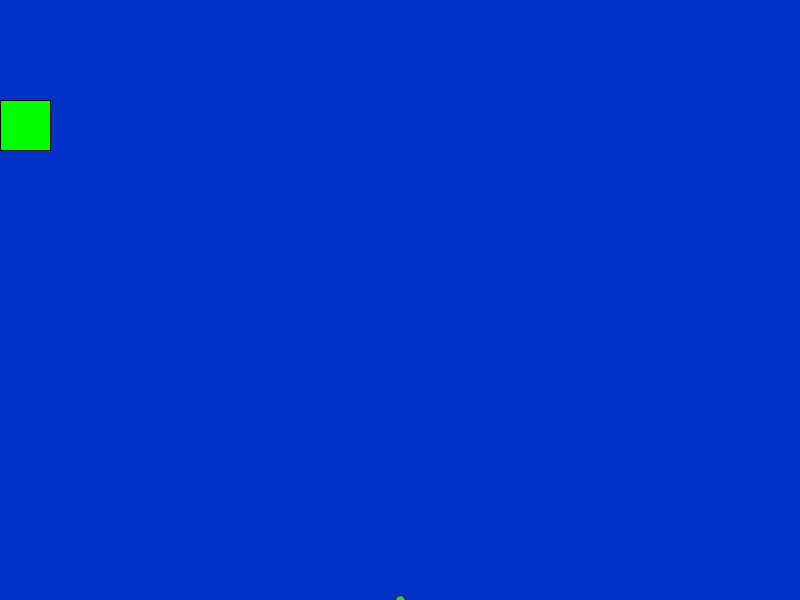
Frame 1 (no input)
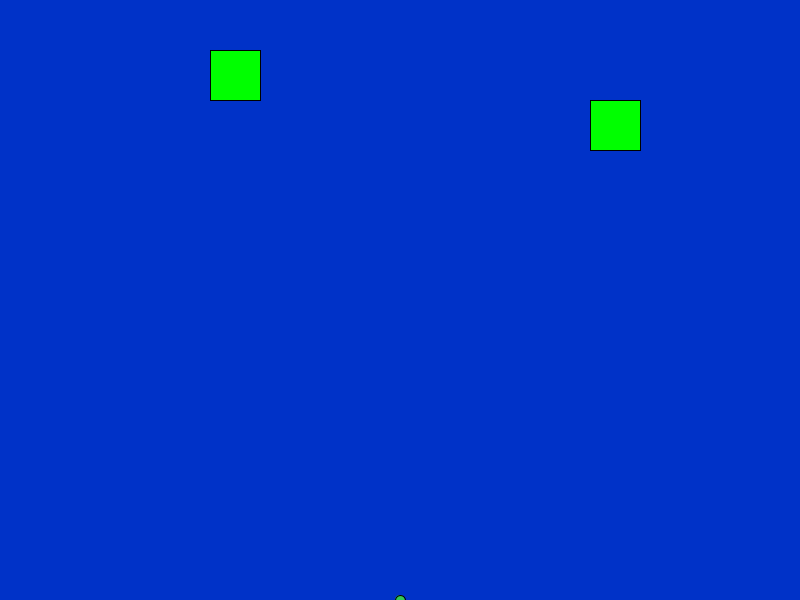
Frame 60 (the mouse pressed at the canvas centre just before this capture)
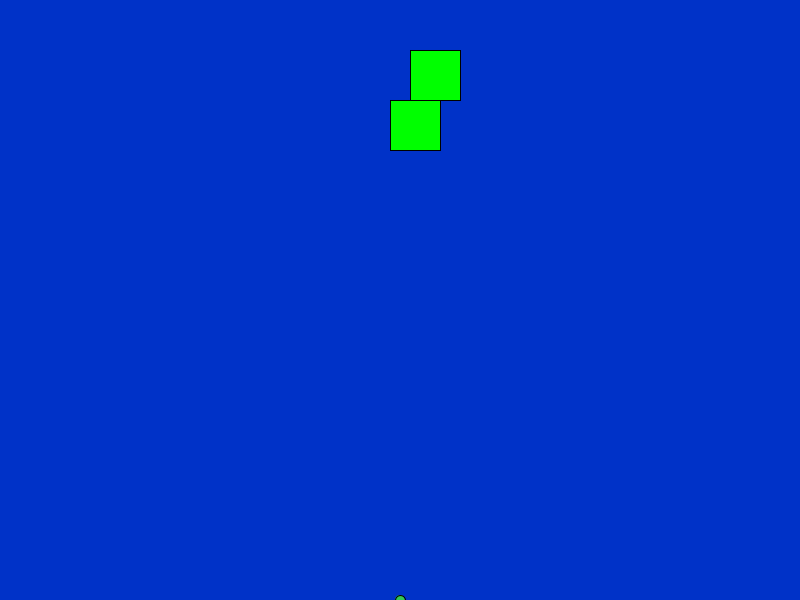
Frame 120 (the mouse held since frame 60 and released just before this capture)

The Processing sketch that drew these frames (run headless with seeded random() and noise(); from frame 60 on, the mouse is pressed at the canvas centre):

// Processing sketch: Frogger_code
// ── Frogger_code.pde
class Frog {
  int xPos;
  int yPos;
  Frog(int xPos, int yPos) {
    this.xPos = xPos;
    this.yPos = yPos;
  }
} 
Frog jumpy;
class Car {
  int xPos;
  int yPos;
  int size;
  int speed;
  Car(int xPos, int yPos, int size, int speed) {
    this.xPos = xPos;
    this.yPos = yPos;
    this.size = size;
    this.speed = speed;
  }
  void display() 
  {
    fill(0, 255, 0);
    rect(xPos, yPos, size, 50);
  }
  void moveLeft() {
    this.xPos = xPos-speed;
    if (xPos==0) {
      this.xPos = 800;
    }
  }
  void moveRight() {
    this.xPos = xPos+speed;
    if (xPos==800) {
      this.xPos = 0;
    }
  }
  int getX(){
    return xPos;
  }
  int getY(){
    return yPos;
  }
  int getSize(){
    return size;
  }
    
  
}
Car bob = new Car(800, 50, 50, 10);
Car billy = new Car(0, 100, 50, 10);

void setup() {
  size(800, 600);
  jumpy = new Frog(width/2, height);
}

void draw() {
  background(0, 50, 200);
  fill(50, 200, 85);
  ellipse(jumpy.xPos, jumpy.yPos, 10, 10);
  bob.display();
  bob.moveLeft();
  billy.display();
  billy.moveRight();
}
void keyPressed()
{
  if (key == CODED) {
    if (keyCode == UP && jumpy.yPos > 0)
    {
      jumpy.yPos = jumpy.yPos - 10;
    } else if (keyCode == DOWN && jumpy.yPos < 600)
    {
      jumpy.yPos = jumpy.yPos + 10;
    } else if (keyCode == RIGHT && jumpy.xPos < 800)
    {
      jumpy.xPos = jumpy.xPos + 10;
    } else if (keyCode == LEFT && jumpy.xPos > 0)
    {
      jumpy.xPos = jumpy.xPos - 10;
    }
  }
}
